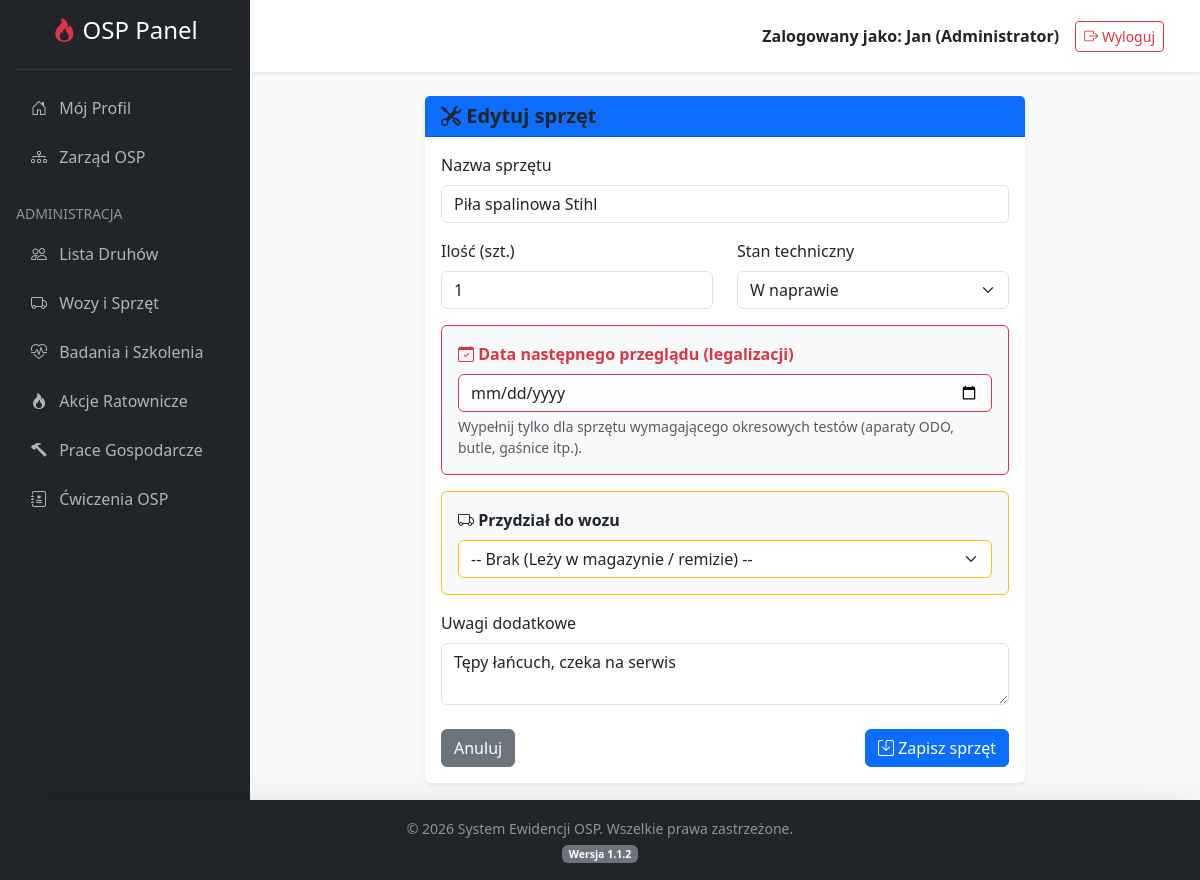
The app's page /index.php?action=edit_equipment&id=3 (signed in), older data.
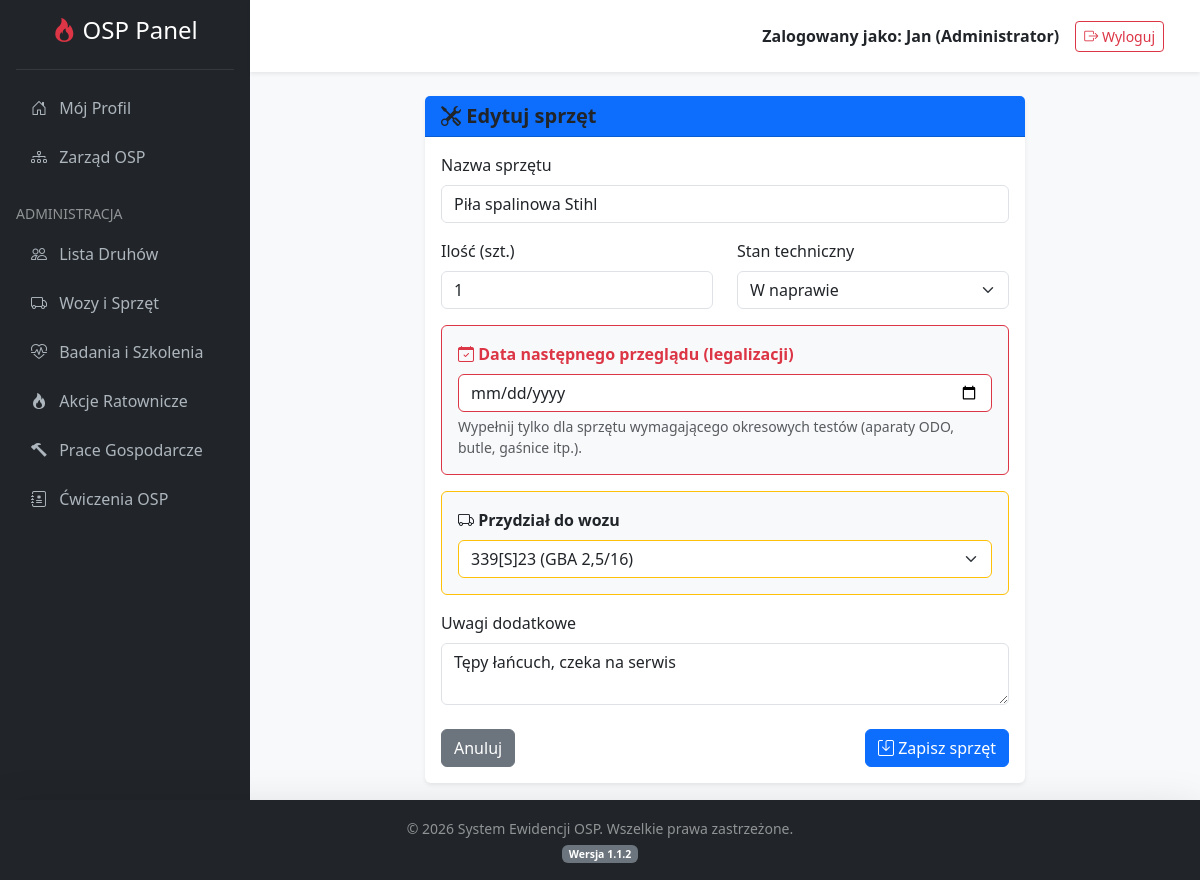
The same page, newer data.
### tables this page shows
CREATE TABLE `equipment` (
  `id` int(11) NOT NULL,
  `nazwa` varchar(150) NOT NULL,
  `ilosc` int(11) NOT NULL DEFAULT 1,
  `stan` varchar(50) NOT NULL DEFAULT 'Sprawny',
  `vehicle_id` int(11) DEFAULT NULL,
  `data_przegladu` date DEFAULT NULL,
  `uwagi` text DEFAULT NULL
);

CREATE TABLE `vehicles` (
  `id` int(11) NOT NULL,
  `rodzaj` varchar(50) NOT NULL,
  `marka_model` varchar(100) NOT NULL,
  `numer_operacyjny` varchar(50) NOT NULL,
  `nr_rejestracyjny` varchar(50) NOT NULL,
  `przeglad_data` date NOT NULL,
  `ubezpieczenie_data` date NOT NULL,
  `ubezpieczenie_ac_data` date DEFAULT NULL,
  `uwagi` text DEFAULT NULL
);

### controllers/VehicleController.php (called while the page is built, shortened)
<?php
require_once 'models/Vehicle.php';
require_once 'models/Equipment.php';
class VehicleController {
    private $db;
    private $vehicleModel;
    private $equipmentModel;
    public function __construct($dbConnection) {
        $this->db = $dbConnection;
        $this->vehicleModel = new Vehicle($this->db);
        $this->equipmentModel = new Equipment($this->db);
    }
    public function editEquipment() {
        $this->equipmentModel->id = $_GET['id'];
        if ($_SERVER['REQUEST_METHOD'] === 'POST') {
            $this->equipmentModel->nazwa = trim($_POST['nazwa']);
            $this->equipmentModel->ilosc = $_POST['ilosc'];
            $this->equipmentModel->stan = $_POST['stan'];
            $this->equipmentModel->vehicle_id = !empty($_POST['vehicle_id']) ? $_POST['vehicle_id'] : null;
            $this->equipmentModel->data_przegladu = !empty($_POST['data_przegladu']) ? $_POST['data_przegladu'] : null;
            $this->equipmentModel->uwagi = !empty($_POST['uwagi']) ? trim($_POST['uwagi']) : null;
            if ($this->equipmentModel->update()) {
                $logger = new Log($this->db); $logger->create($_SESSION['user_id'], "Edytowano sprzęt: " . $this->equipmentModel->nazwa);
                header("Location: index.php?action=vehicles"); exit;
            } else { $blad = "Błąd przy edycji sprzętu."; }
        } else {
            $this->equipmentModel->readOne($this->equipmentModel->id);
        }
        $sprzet = [
            'id' => $this->equipmentModel->id,
            'nazwa' => $this->equipmentModel->nazwa,
            'ilosc' => $this->equipmentModel->ilosc,
            'stan' => $this->equipmentModel->stan,
            'vehicle_id' => $this->equipmentModel->vehicle_id,
            'data_przegladu' => $this->equipmentModel->data_przegladu,
            'uwagi' => $this->equipmentModel->uwagi
        ];
        $pojazdy_lista = $this->vehicleModel->readAll()->fetchAll(PDO::FETCH_ASSOC);
        require_once 'views/equipment_form.php';
    }
}
?>

### models/Equipment.php (called while the page is built, shortened)
<?php
class Equipment {
    private $conn;
    private $table_name = "equipment";
    public function __construct($db) { $this->conn = $db; }
    public function readOne($id) {
        $query = "SELECT * FROM " . $this->table_name . " WHERE id = ?";
        $stmt = $this->conn->prepare($query);
        $stmt->execute([$id]);
        $row = $stmt->fetch(PDO::FETCH_ASSOC);
        if($row) {
            $this->id = $row['id'];
            $this->nazwa = $row['nazwa'];
            $this->ilosc = $row['ilosc'];
            $this->stan = $row['stan'];
            $this->vehicle_id = $row['vehicle_id'];
            $this->data_przegladu = $row['data_przegladu'];
            $this->uwagi = $row['uwagi'];
            return true;
        }
        return false;
    }
}
?>

### models/Vehicle.php (called while the page is built, shortened)
<?php
class Vehicle {
    private $conn;
    private $table_name = "vehicles";
    public function __construct($db) {
        $this->conn = $db;
    }
    public function readAll() {
        $query = "SELECT * FROM " . $this->table_name . " ORDER BY rodzaj ASC";
        $stmt = $this->conn->prepare($query);
        $stmt->execute();
        return $stmt;
    }
}
?>

### views/equipment_form.php (the view, shortened to what the changed rows need)
<?php include 'views/header.php'; ?>
<div class="card shadow-sm border-0" style="max-width: 600px; margin: 0 auto;">
    <div class="card-header <?= isset($sprzet) ? 'bg-primary' : 'bg-warning text-dark' ?>">
        <h5 class="mb-0 fw-bold"><i class="bi bi-tools"></i> <?= isset($sprzet) ? 'Edytuj sprzęt' : 'Dodaj nowy sprzęt' ?></h5>
    </div>
    <div class="card-body">
        <form action="index.php?action=<?= isset($sprzet) ? 'edit_equipment&id='.$sprzet['id'] : 'add_equipment' ?>" method="POST">
            <div class="mb-3">
                <label class="form-label">Nazwa sprzętu</label>
                <input type="text" name="nazwa" class="form-control" value="<?= htmlspecialchars($sprzet['nazwa'] ?? '') ?>" required>
            </div>
            <div class="row mb-3">
                <div class="col-6">
                    <label class="form-label">Ilość (szt.)</label>
                    <input type="number" name="ilosc" class="form-control" min="1" value="<?= $sprzet['ilosc'] ?? '1' ?>" required>
                </div>
                <div class="col-6">
                    <label class="form-label">Stan techniczny</label>
                    <select name="stan" class="form-select">
                        <option value="W naprawie" <?= ($sprzet['stan']??'') == 'W naprawie' ? 'selected' : '' ?>>W naprawie</option>
                    </select>
                </div>
            </div>
            <div class="mb-3 border border-danger rounded p-3 bg-light">
                <label class="form-label text-danger fw-bold"><i class="bi bi-calendar-check"></i> Data następnego przeglądu (legalizacji)</label>
                <input type="date" name="data_przegladu" class="form-control border-danger" value="<?= $sprzet['data_przegladu'] ?? '' ?>">
                <div class="form-text">Wypełnij tylko dla sprzętu wymagającego okresowych testów (aparaty ODO, butle, gaśnice itp.).</div>
            </div>
            <div class="mb-3 border border-warning rounded p-3 bg-light">
                <label class="form-label fw-bold"><i class="bi bi-truck"></i> Przydział do wozu</label>
                <select name="vehicle_id" class="form-select border-warning">
                    <option value="">-- Brak (Leży w magazynie / remizie) --</option>
                    <?php foreach($pojazdy_lista as $v): ?>
                        <option value="<?= $v['id'] ?>" <?= (($sprzet['vehicle_id']??'') == $v['id']) ? 'selected' : '' ?>><?= $v['numer_operacyjny'] ?> (<?= $v['rodzaj'] ?>)</option>
                    <?php endforeach; ?>
                </select>
            </div>
            <div class="mb-4">
                <label class="form-label">Uwagi dodatkowe</label>
                <textarea name="uwagi" class="form-control" rows="2"><?= htmlspecialchars($sprzet['uwagi'] ?? '') ?></textarea>
            </div>
            <div class="d-flex justify-content-between">
                <a href="index.php?action=vehicles" class="btn btn-secondary">Anuluj</a>
                <button type="submit" class="btn <?= isset($sprzet) ? 'btn-primary' : 'btn-warning fw-bold' ?>"><i class="bi bi-save"></i> Zapisz sprzęt</button>
            </div>
        </form>
    </div>
</div>
<?php include 'views/footer.php'; ?>

Row changes from the older to the newer data that the page shows:
changed equipment "Piła spalinowa Stihl": vehicle_id (not shown) → "339[S]23 (GBA 2,5/16)"
Text that changed along with them:
form field vehicle_id: "-- Brak (Leży w magazynie / remizie) --" → (not shown)
